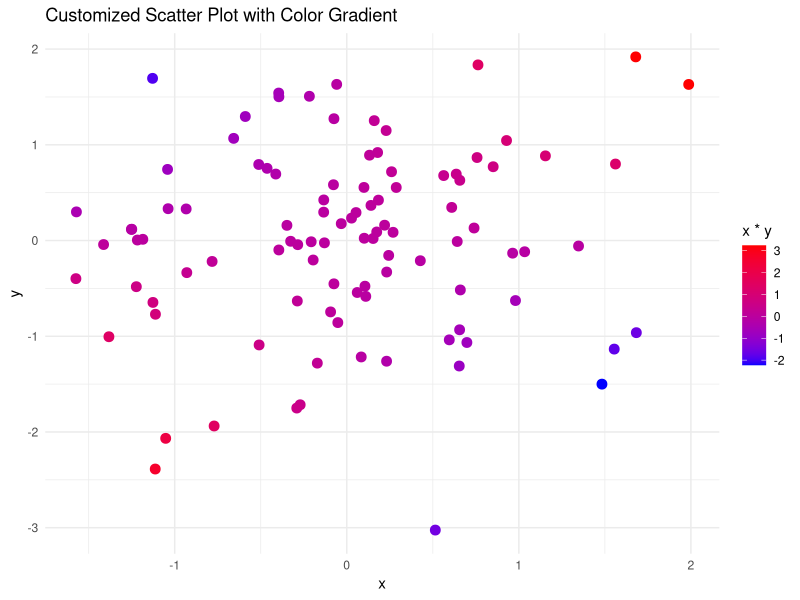
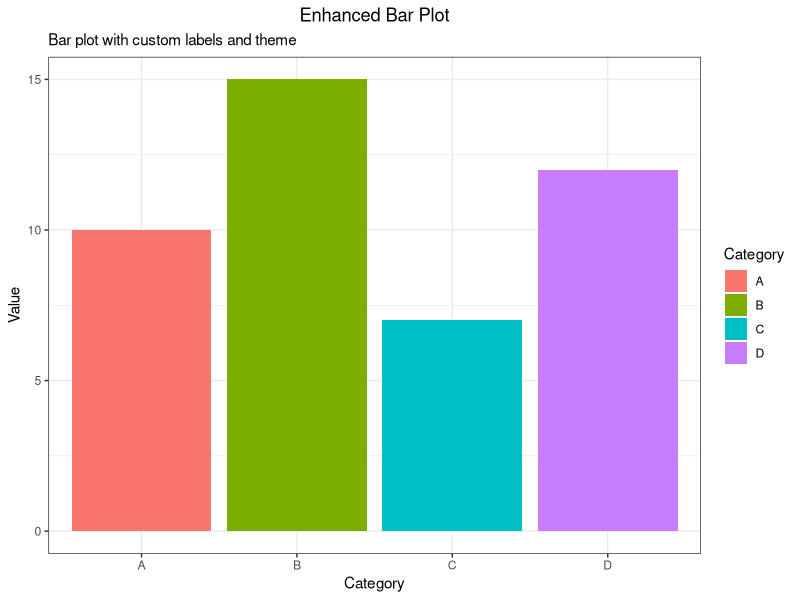

These charts were generated, in order, by the following R code:
## ---- chunk 1

# Load ggplot2 package
library(ggplot2)

# Example: Customized scatter plot with ggplot2
data <- data.frame(x = rnorm(100), y = rnorm(100))
ggplot(data, aes(x = x, y = y)) +
  geom_point(aes(color = x*y), size = 3) +
  scale_color_gradient(low = "blue", high = "red") +
  ggtitle("Customized Scatter Plot with Color Gradient") +
  theme_minimal()

## ---- chunk 2
# Example: Enhanced bar plot with titles, labels, and a custom theme
data <- data.frame(
  category = c("A", "B", "C", "D"),
  value = c(10, 15, 7, 12)
)
ggplot(data, aes(x = category, y = value, fill = category)) +
  geom_bar(stat = "identity") +
  labs(title = "Enhanced Bar Plot",
       subtitle = "Bar plot with custom labels and theme",
       x = "Category",
       y = "Value",
       fill = "Category") +
  theme_bw() +
  theme(plot.title = element_text(hjust = 0.5))
